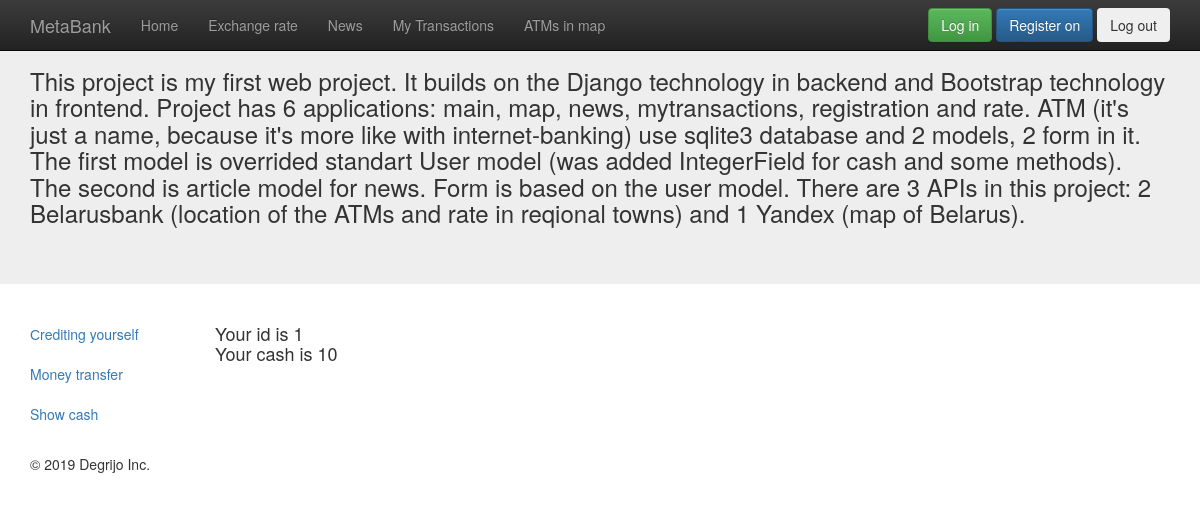
The page /show_money/ (signed in) on the database as committed earlier.
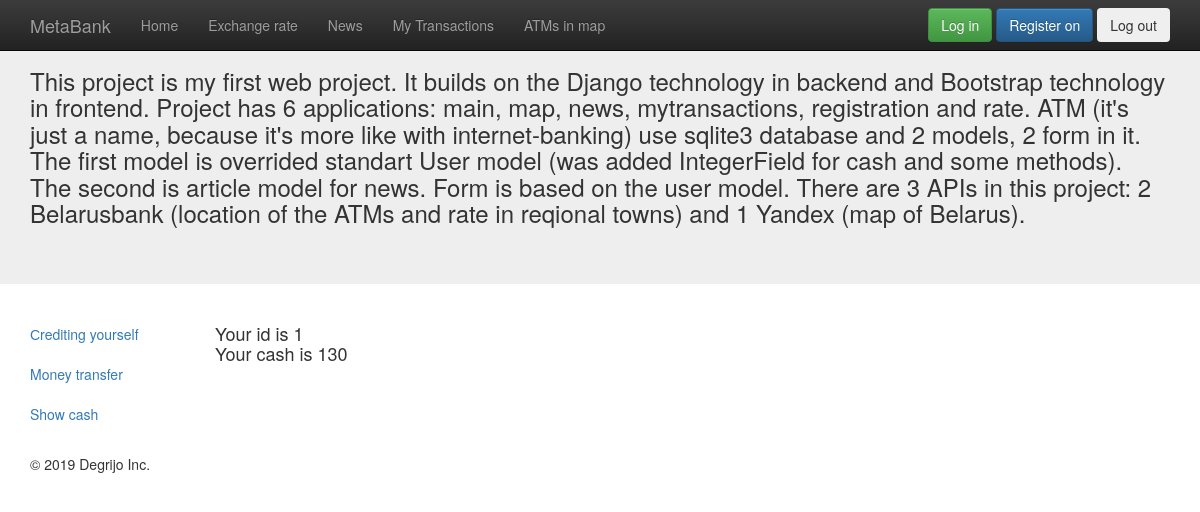
The same page on the database as committed later.
### mytransactions/models.py (models this page shows, shortened)
class User(AbstractUser):
    money = models.IntegerField(default=0)

### mytransactions/views.py (the view)
# urls.py: url(r'^show_money/', include('mytransactions.urls')),
def show_money(request):
    if request.user.is_authenticated:
        return render(request, 'mytransactions/show_cash.html')
    else:
        return render(request, 'mytransactions/not_loged_in.html')

### mytransactions/templates/mytransactions/show_cash.html
{% extends "appmain/wrapper.html" %}
{% block content %}
<div class="col-sm-2">
    <ul class="nav nav-left">
        <li class="active"><a href="crediting_yourself/">Сrediting yourself</a></li>
        <li class="active"><a href="money_transfer/">Money transfer</a></li>
        <li class="active"><a href="#">Show cash</a></li>
    </ul>
</div>
<div class="col-sm-10">
    <h4>Your id is {{user.id}}<br>
        Your cash is {{user.money}}</h4>
</div>
{% endblock %}

Rows that differ between the two databases and show on the page:
changed User id 1: money "10" → "130"
